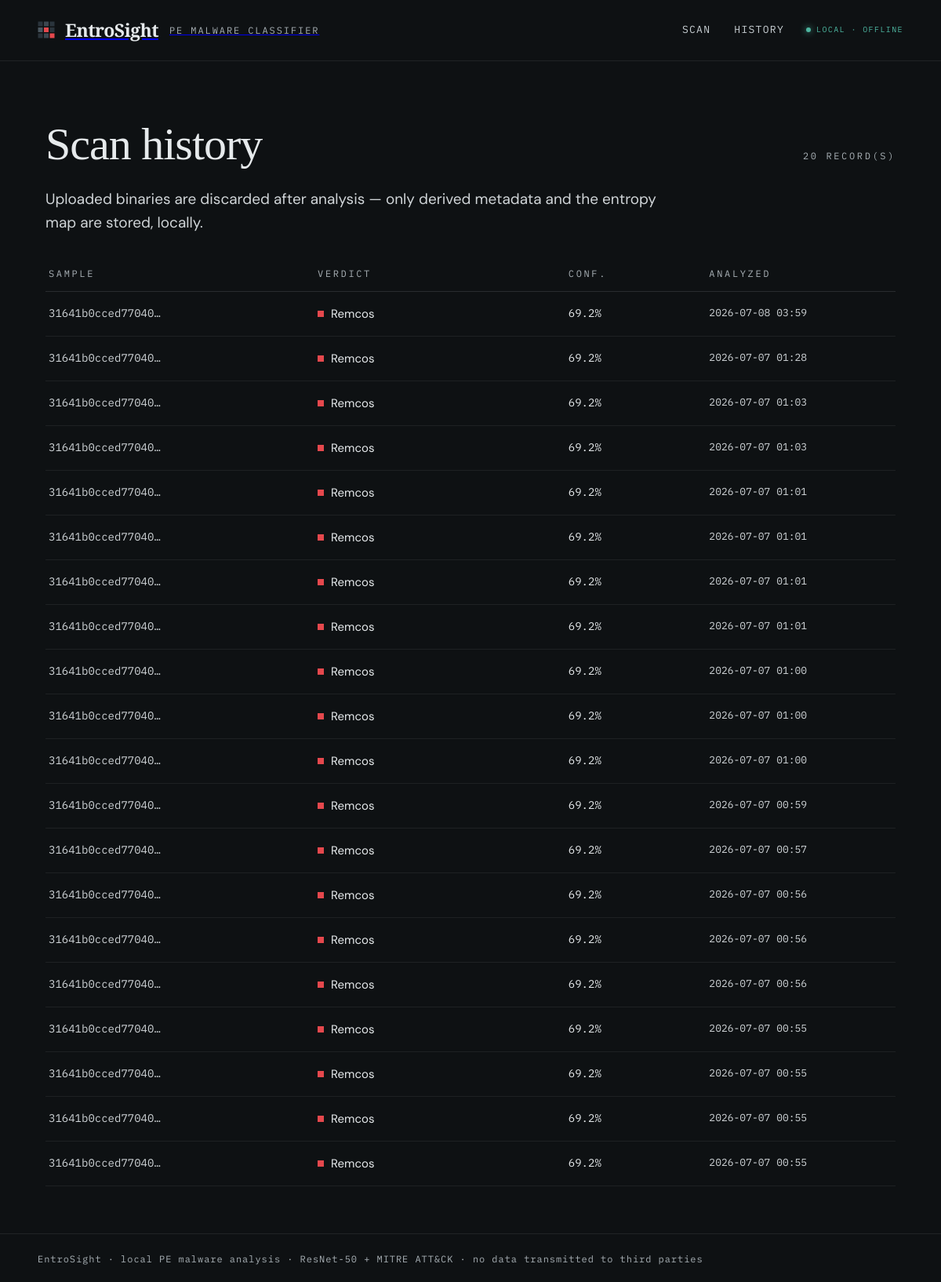
Before: /history with the older database file.
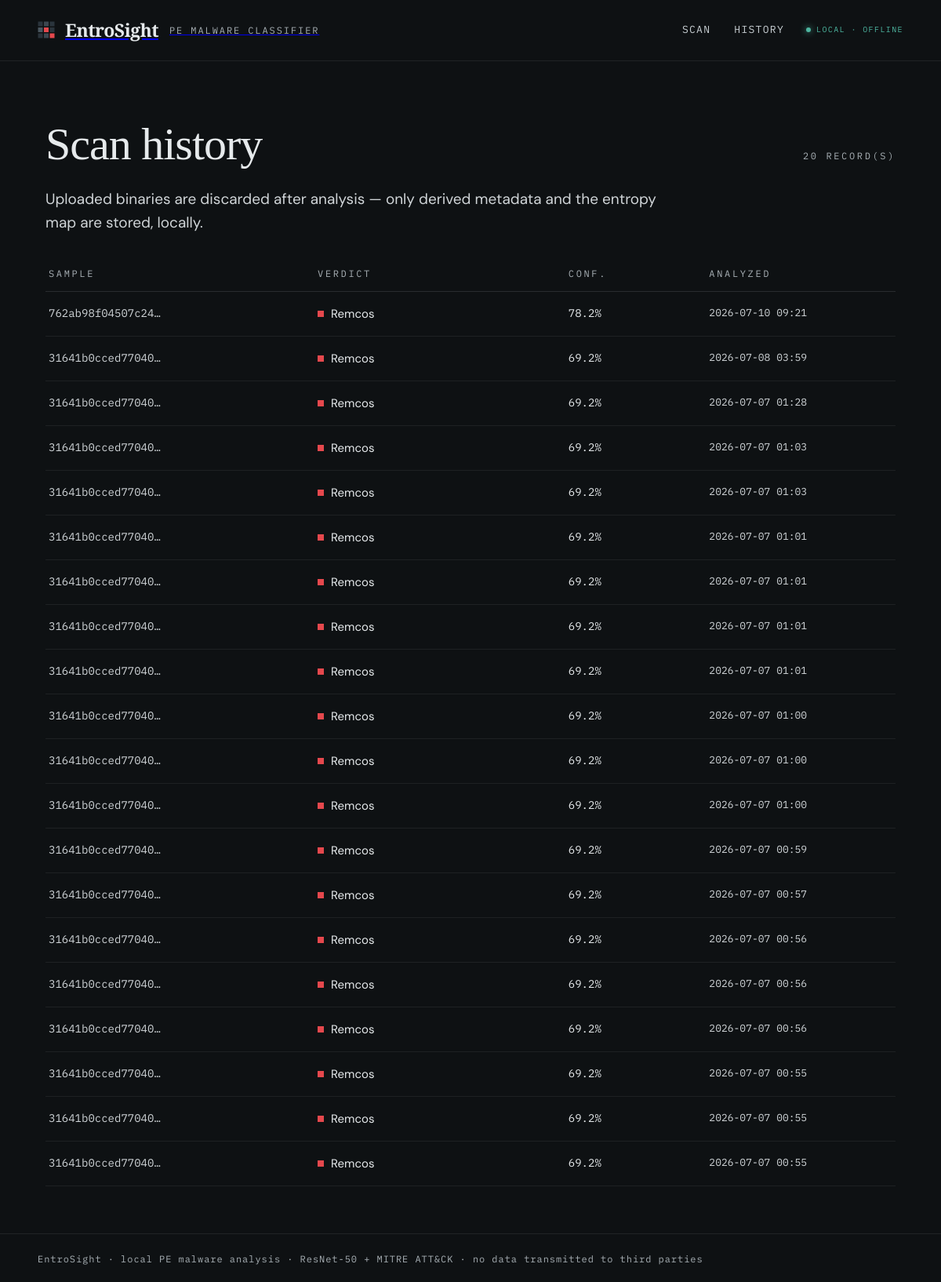
After: the same page with the newer database file.
### tables this page shows
CREATE TABLE scan_results (
    id INTEGER PRIMARY KEY AUTOINCREMENT,
    sha256 TEXT NOT NULL,
    filename TEXT NOT NULL,
    predicted_label TEXT NOT NULL,
    confidence REAL NOT NULL,
    explanation TEXT NOT NULL,
    heatmap_path TEXT NOT NULL,
    timestamp DATETIME DEFAULT CURRENT_TIMESTAMP,
    total_time_ms REAL NOT NULL
);

### app/main.py (the view)
@app.get("/history", response_class=HTMLResponse)
async def history_page(request: Request):
    db: ScanHistoryDB = request.app.state.components.db
    recent_scans = await db.list_recent(limit=20)
    return templates.TemplateResponse(
        request, "history.html", {"isHistory": True, "scans": recent_scans}
    )

### app/templates/history.html (shortened to what this page needs)
{% extends "base.html" %}
{% block content %}
<section aria-labelledby="history-heading">
  <div class="history-head">
    <h1 id="history-heading" class="history-title">Scan history</h1>
    <span class="eyebrow">{{ scans | length }} record(s)</span>
  </div>
  <p class="lead">
    Uploaded binaries are discarded after analysis — only derived metadata and
    the entropy map are stored, locally.
  </p>
  {% if scans %}
  <div role="table" aria-label="Recent scans">
    <div class="history-table__head" role="row">
      <span class="eyebrow" role="columnheader">Sample</span>
      <span class="eyebrow" role="columnheader">Verdict</span>
      <span class="eyebrow" role="columnheader">Conf.</span>
      <span class="eyebrow" role="columnheader">Analyzed</span>
    </div>
    {% for scan in scans %}
    {% set is_benign = (scan.predicted_label | lower) == "benign" %}
    <a
      class="history-row"
      href="/scan/{{ scan.scan_id if scan.scan_id is defined else scan.id }}"
      role="row"
      aria-label="Scan of {{ scan.filename }} — {{ scan.predicted_label }}, {{ (scan.confidence * 100) | round(1) }}% confidence"
    >
      <span class="history-hash" role="cell">{{ (scan.sha256 or "")[:16] }}…</span>
      <span class="history-verdict" role="cell">
        <span
          class="history-verdict__dot"
          style="background: {% if is_benign %}var(--success){% else %}var(--accent){% endif %}"
          aria-hidden="true"
        ></span>
        <span class="history-verdict__label">{{ scan.predicted_label }}</span>
      </span>
      <span class="history-conf" role="cell">{{ (scan.confidence * 100) | round(1) }}%</span>
      <span class="history-time" role="cell">
        {{ scan.timestamp.strftime("%Y-%m-%d %H:%M") if scan.timestamp else "—" }}
      </span>
    </a>
    {% endfor %}
  </div>
  {% else %}
  <div class="history-empty">
    <p class="history-empty__msg">No scans yet.</p>
    <a href="/" class="btn btn--primary" aria-label="Analyze a file">Analyze a file</a>
  </div>
  {% endif %}
</section>
{% endblock %}

### app/templates/base.html (shortened to what this page needs)
<!DOCTYPE html>
<html lang="en">
<head>
  <link rel="stylesheet" href="/static/css/style.css">
</head>
<body>
  <div class="app-shell">
    <header class="site-header">
      <a class="brand" href="/" aria-label="EntroSight home">
        <span class="brand__name">EntroSight</span>
        <span class="brand__tag">PE malware classifier</span>
      </a>
      <nav class="main-nav" aria-label="Primary">
        <a href="/"
           class="nav-link{% if active_nav == 'scan' %} nav-link--active{% endif %}"
           aria-label="New scan"
           {% if active_nav == 'scan' %}aria-current="page"{% endif %}>Scan</a>
        <a href="/history"
           class="nav-link{% if active_nav == 'history' %} nav-link--active{% endif %}"
           aria-label="Scan history"
           {% if active_nav == 'history' %}aria-current="page"{% endif %}>History</a>
        <span class="status-badge" aria-label="Running locally, offline">
          <span class="status-badge__dot" aria-hidden="true"></span>Local · offline
        </span>
      </nav>
    </header>
    <main class="site-main">
      {% block content %}{% endblock %}
    </main>
    <footer class="site-footer">
      <span class="site-footer__text">EntroSight · local PE malware analysis · ResNet-50 + MITRE ATT&amp;CK · no data transmitted to third parties</span>
    </footer>
  </div>
</body>
</html>

### app/static/css/style.css (style rules this page uses)
:root { --bg: #0e1113; --bg-panel: #111517; --bg-panel-alt: #12171a; --bg-shimmer-1: #111517; --bg-shimmer-2: #171d21; --text: #e6eaec; --text-muted: #d0d5d8; --text-dim: #b5bcc1; --text-dimmer: #a8b0b5; --text-faint: #8b9398; --text-fainter: #6e7679; --accent: #e5484d; --accent-hover: #f05159; --accent-strong: #a83c46; --success: #4db6a0; --border: rgba(233, 238, 240, 0.08); --border-strong: rgba(233, 238, 240, 0.22); --border-subtle: rgba(233, 238, 240, 0.06); --border-mid: rgba(233, 238, 240, 0.12); --border-accent: rgba(229, 72, 77, 0.35); --font-serif: 'Playfair Display', serif; --font-sans: 'DM Sans', system-ui, sans-serif; --font-mono: 'IBM Plex Mono', monospace; --content-max: 1180px; --gutter: clamp(20px, 5vw, 48px); --section-pad-y: clamp(30px, 5vw, 64px); }
* { box-sizing: border-box; }
html, body { margin: 0; padding: 0; }
body { background: var(--bg); color: var(--text); font-family: var(--font-sans); font-size: 16px; line-height: 1.6; -webkit-font-smoothing: antialiased; }
.app-shell { min-height: 100vh; display: flex; flex-direction: column; background: var(--bg); }
.site-header { display: flex; align-items: center; justify-content: space-between; flex-wrap: wrap; gap: 14px; padding: 20px var(--gutter); border-bottom: 1px solid var(--border); }
.brand { display: flex; align-items: center; gap: 13px; }
.brand__logo { display: block; flex: none; }
.brand__name { font-family: var(--font-serif); font-weight: 600; font-size: 23px; letter-spacing: -0.6px; color: var(--text); text-decoration: none; }
.brand__tag { font-family: var(--font-mono); font-size: 12px; letter-spacing: 0.16em; text-transform: uppercase; color: var(--text-dimmer); align-self: center; margin-left: 1px; }
.main-nav { display: flex; align-items: center; gap: 6px; }
.nav-link { position: relative; font-family: var(--font-mono); font-size: 13px; letter-spacing: 0.1em; text-transform: uppercase; padding: 8px 12px; background: transparent; border: none; color: #c8cfd3; cursor: pointer; text-decoration: none; transition: color 0.15s; }
.status-badge { display: flex; align-items: center; gap: 7px; margin-left: 10px; font-family: var(--font-mono); font-size: 10px; letter-spacing: 0.14em; text-transform: uppercase; color: var(--success); }
.status-badge__dot { width: 6px; height: 6px; border-radius: 50%; background: var(--success); box-shadow: 0 0 8px var(--success); }
.site-main { flex: 1; width: 100%; max-width: var(--content-max); margin: 0 auto; padding: var(--section-pad-y) var(--gutter); }
.site-footer { border-top: 1px solid var(--border); padding: 18px var(--gutter); }
.site-footer__text { font-family: var(--font-mono); font-size: 12px; letter-spacing: 0.08em; color: var(--text-dimmer); }
.eyebrow { font-family: var(--font-mono); font-size: 12px; letter-spacing: 0.22em; text-transform: uppercase; color: var(--text-dimmer); }
.lead { font-family: var(--font-sans); font-size: 19px; line-height: 1.6; color: var(--text-muted); max-width: 60ch; margin: 0 0 40px; }
.history-head { display: flex; align-items: baseline; justify-content: space-between; flex-wrap: wrap; gap: 12px; margin-bottom: 8px; }
.history-title { font-family: var(--font-serif); font-weight: 500; font-size: clamp(36px, 5.5vw, 58px); letter-spacing: -1px; margin: 0; color: var(--text); }
.history-table__head, .history-row { display: grid; grid-template-columns: 1.4fr 1.3fr 0.7fr 1fr; gap: 16px; align-items: center; }
.history-table__head { padding: 0 4px 12px; border-bottom: 1px solid var(--border-mid); }
.history-row { width: 100%; text-align: left; padding: 16px 4px; background: transparent; border: none; border-bottom: 1px solid rgba(233, 238, 240, 0.07); cursor: pointer; text-decoration: none; transition: background 0.15s; }
.history-hash { font-family: var(--font-mono); font-size: 14px; color: var(--text-muted); overflow: hidden; text-overflow: ellipsis; white-space: nowrap; }
.history-verdict { display: flex; align-items: center; gap: 9px; min-width: 0; }
.history-verdict__dot { width: 8px; height: 8px; flex: none; }
.history-verdict__label { font-family: var(--font-sans); font-size: 15px; color: var(--text); overflow: hidden; text-overflow: ellipsis; white-space: nowrap; }
.history-conf { font-family: var(--font-mono); font-size: 14px; color: var(--text); }
.history-time { font-family: var(--font-mono); font-size: 13px; color: var(--text-muted); }

Changed rows visible on the page:
no longer on this page (row unchanged): scan_results: sha256 "31641b0cced77040", predicted_label "Remcos", (scan.confidence*100)|round(1) "69.2", timestamp "2026-07-07 00:55"
added scan_results: sha256 "762ab98f04507c24", predicted_label "Remcos", (scan.confidence*100)|round(1) "78.2", timestamp "2026-07-10 09:21"
